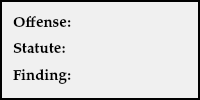
        <widget class="QFrame" name="case_banner_frame">
         <property name="maximumSize">
          <size>
           <width>16777215</width>
           <height>110</height>
          </size>
         </property>
         <property name="font">
          <font>
           <family>Palatino Linotype</family>
           <pointsize>11</pointsize>
           <weight>75</weight>
           <italic>false</italic>
           <bold>true</bold>
          </font>
         </property>
         <property name="styleSheet">
          <string notr="true">background-color: rgb(240, 240, 240);</string>
         </property>
         <property name="frameShape">
          <enum>QFrame::Box</enum>
         </property>
         <property name="frameShadow">
          <enum>QFrame::Plain</enum>
         </property>
         <property name="lineWidth">
          <number>2</number>
         </property>
         <layout class="QGridLayout" name="gridLayout_4">
          <item row="0" column="0">
           <layout class="QGridLayout" name="charges_gridLayout">
            <item row="0" column="0">
             <widget class="QLabel" name="offense_label_1">
              <property name="font">
               <font>
                <family>Palatino Linotype</family>
                <pointsize>11</pointsize>
                <weight>75</weight>
                <italic>false</italic>
                <bold>true</bold>
               </font>
              </property>
              <property name="text">
               <string>Offense:</string>
              </property>
              <property name="wordWrap">
               <bool>true</bool>
              </property>
             </widget>
            </item>
            <item row="2" column="0">
             <widget class="QLabel" name="label_14">
              <property name="font">
               <font>
                <family>Palatino Linotype</family>
                <pointsize>11</pointsize>
                <weight>75</weight>
                <italic>false</italic>
                <bold>true</bold>
               </font>
              </property>
              <property name="text">
               <string>Finding:</string>
              </property>
             </widget>
            </item>
            <item row="1" column="0">
             <widget class="QLabel" name="label_19">
              <property name="font">
               <font>
                <family>Palatino Linotype</family>
                <pointsize>11</pointsize>
                <weight>75</weight>
                <italic>false</italic>
                <bold>true</bold>
               </font>
              </property>
              <property name="text">
               <string>Statute:</string>
              </property>
             </widget>
            </item>
           </layout>
          </item>
         </layout>
        </widget>
